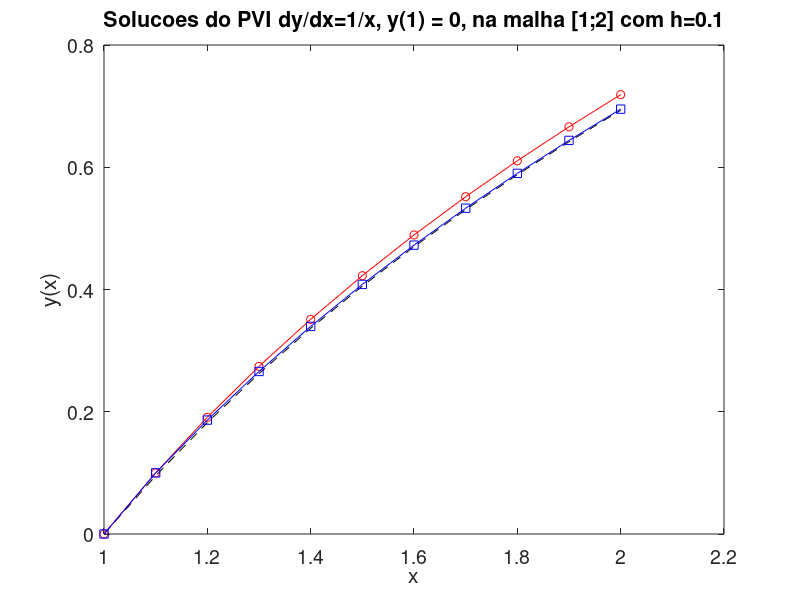

Here is the MATLAB script that generated this plot: (Note: this script raises an error after producing the figure.)
clear all, close all, clc, format long

A=1;
B=2;
H=0.1;
M=(B-A)./H;

% METODO DE EULER

XE(1) = A;
YE(1) = 0;

for J=1:M
  FXY = 1/XE(J);
  YE(J+1) = YE(J) + H*FXY;
  XE(J+1) = XE(J) + H;

end

% Metodo de Adams- Bashforth de dois passos

%VALORES INICIAS
XA(1) = A;
YA(1) = 0;
XA(2) = XE(2);
YA(2) = YE(2);

for J = 2: M
  FXY1 = 1./XA(J-1);
  FXY2 = 1./XA(J);

  YA(J+1) = YA(J) + H./2 .* (3.*FXY2-FXY1);
  XA(J+1) = XA(J) + H;

end

% Resposta exata

X(1) = A
Y(1) = 0;

for J = 1:M

  X(J+1) = X(J) + H;
  Y(J+1) = log(X(J+1));
end

% Tabela de valores numericos

for J=1: M+1;
  S = sprintf('X=%1.7f Y=%1.7f YE=%1.7f YA=%1.7f' , X(J), Y(J), YE(J) , YA(J));
  disp(S);
end

%Saida grafica

fig1 = figure(1);
set(fig1, 'Color', [1 1 1], 'Position', [1 49 1920 946]);
axe = axes;
set(axe,'NextPlot','Add','FontSize',14,'Visible','on','Box','On')
plot(X,Y,'k--',XE,YE,'ro-',XA,YA,'bs-')
xlabel('x');
ylabel('y(x)');
title('Solucoes do PVI dy/dx=1/x, y(1) = 0, na malha [1;2] com h=0.1');
legend('Solução Exata','Método de Euler', 'Método de Adams-Bashforth 2',4);
grid on, axis square;
